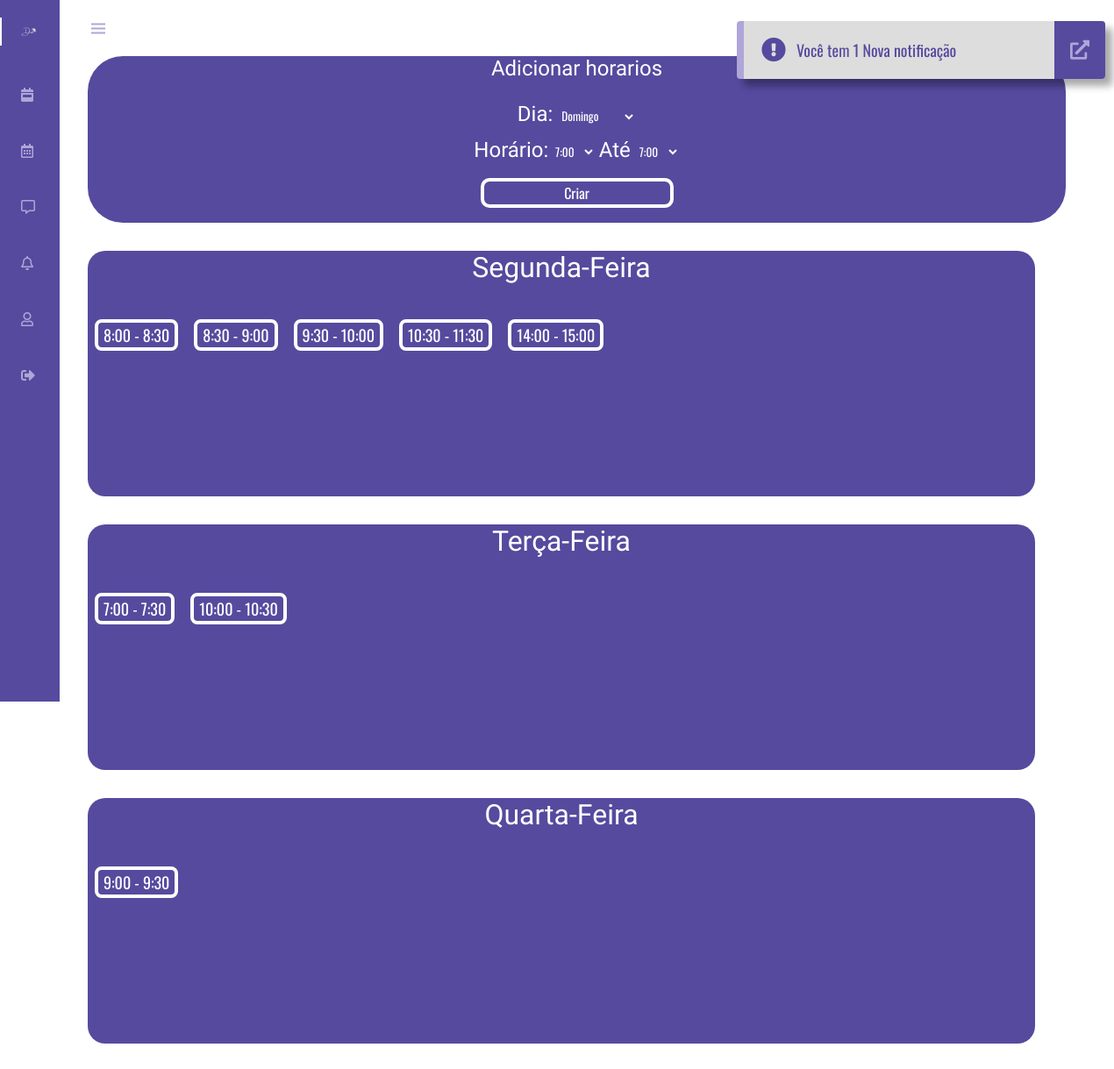
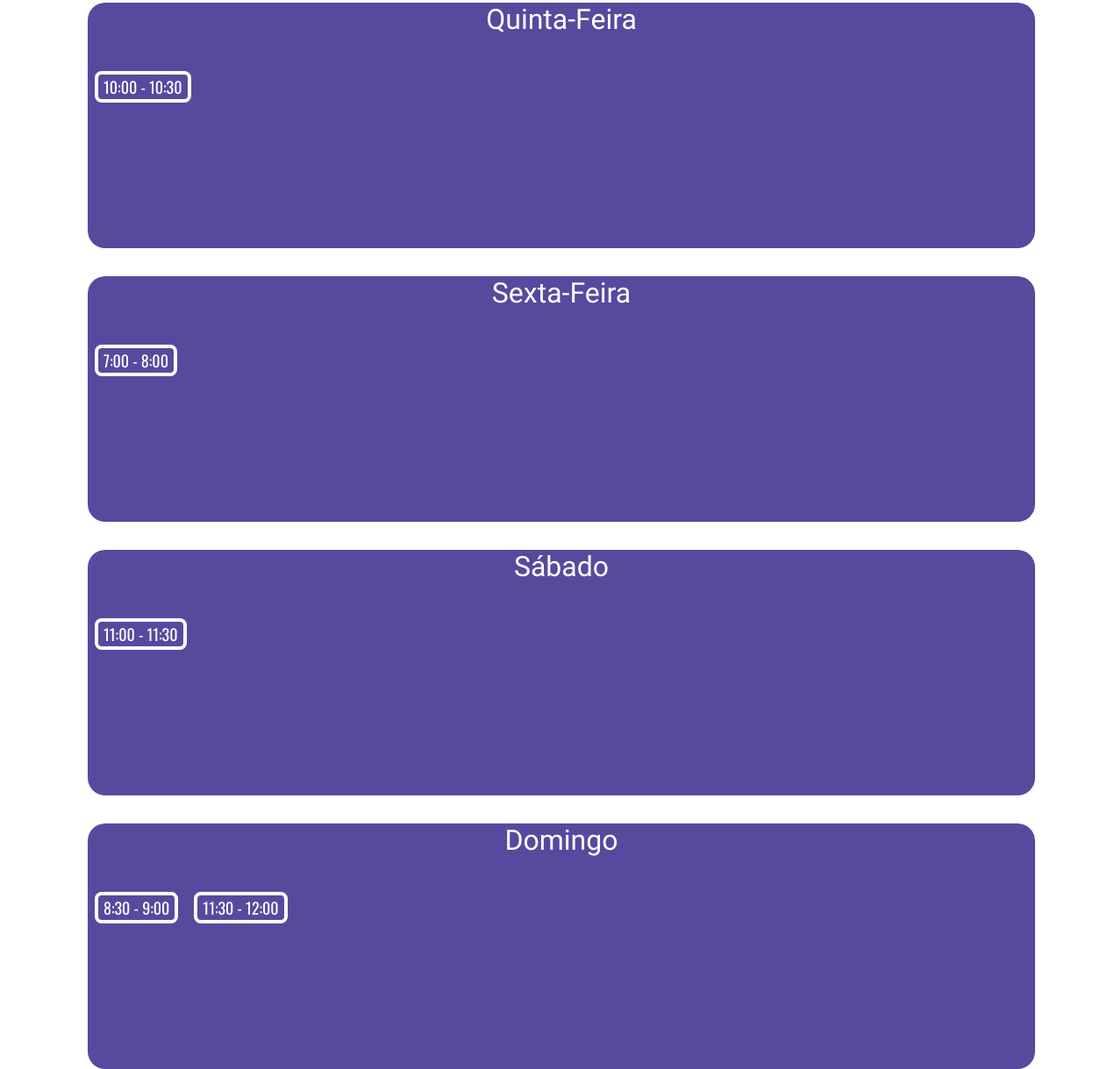
The page /agenda.php (signed in) on the database its author committed (2 pictures, top to bottom).
### tables this page shows
CREATE TABLE `horarios` (
  `id_agendamento` int(11) NOT NULL,
  `dia` varchar(20) NOT NULL,
  `hora_inicio` varchar(10) NOT NULL,
  `hora_fim` varchar(10) NOT NULL,
  `id_psic` varchar(80) NOT NULL,
  `marcado` int(11) DEFAULT NULL
);

### agenda.php (the view, shortened to what this page needs)
<?php
require_once 'conexao.php';
?>
<!DOCTYPE html>
<html lang="en">
<head>
    <link rel="stylesheet" type = "text/css" href="css/age.css">
    <link rel="stylesheet" href="css/navbar.css">
    <link rel="stylesheet" href="css/not.css">
    <link rel="stylesheet" href="https://cdnjs.cloudflare.com/ajax/libs/font-awesome/5.15.2/css/all.min.css">
    <link href='https://unpkg.com/boxicons@2.0.7/css/boxicons.min.css' rel='stylesheet'>
</head>
<body id="body-pd">
    <header class="header" id="header">
        <div class="header__toggle">
        <i class='bx bx-menu' id="header-toggle"></i>
        </div>
        <div class="header__img">
            <img src="assets/img/perfil.jpg" alt="">
        </div>
    </header>
    <div class="l-navbar" id="nav-bar">
    <nav class="nav">
            <div>
                <a href="index.php" class="nav__logo active">
                    <img class = "logo" src="assets/logo.png" alt="">
                </a>
                <div class="nav__list">
                    <a href="dashboard.php" class="nav__link ">
                    <i class="fas fa-calendar-week"></i>
                    </a>
                    <a href="agenda.php" class="nav__link">
                    <i class="far fa-calendar-alt"></i>
                    </a>
                    <a href="chat/users.php" class="nav__link">
                    <i class="far fa-comment-alt"></i>
                    </a>
                    <a href="notificacao_psic.php" class="nav__link">
                    <i class="far fa-bell"></i>
                    </a>
                    <a href="perfil_psic.php" class="nav__link">
                    <i class="far fa-user"></i>
                    </a>
                    <a href="encerra.php" class="nav__link">
                    <i class="fas fa-sign-out-alt"></i>
                    </a>
                </div>
            </div>
        </nav>
    </div>
    <?php
    $notificado = $_SESSION['unique_id'];
    $notify = mysqli_query($conn, "SELECT * FROM notificacao WHERE id_para = '$notificado'");
    $not = mysqli_num_rows($notify);
     if($not){
        if($not == 1){
            echo "<div class='alert show'>
            <span class='fas fa-exclamation-circle'></span>
            <span class='msg'>Você tem $not Nova notificação</span>
            <a href='notificacao_psic.php'><span class='close-btn'>
            <span class='fas fa-external-link-alt'></span>
        </span></a>
            </div>";
         }
    }
?>
    <div class="formulario">
        <form action="process/criar_horario.php" method="post">
            <div class="dia">
                <p class = "titulo">Adicionar horarios </p>
                <span>Dia: </span>
                <?php
                    require_once 'conexao.php';
                    $query = mysqli_query($conn, "SELECT * FROM dias");
                    ?>
                    <select name="dia" id="1">
                    <?php
                    while ($dias = mysqli_fetch_array($query)){
                    echo "<option value='$dias[dia]'>$dias[dia]</option>";
                    }
                    ?>
                    </select>
            </div>
            <div class="horas">
                <span>Horário:</span>
                <select name="hora_inicio" id="1">
                    <?php
                    $queryhora = mysqli_query($conn, "SELECT * FROM horas");
                    while ($hora = mysqli_fetch_array($queryhora)){
                    echo "<option value='$hora[horarios]'>$hora[horarios]</option>";
                    }
                    ?>
                    </select>
                    <span>  Até  </span>
                    <select name="hora_fim" id="2">
                    <?php
                    $queryhora = mysqli_query($conn, "SELECT * FROM horas");
                    while ($hora = mysqli_fetch_array($queryhora)){
                    echo "<option value='$hora[horarios]'>$hora[horarios]</option>";
                    }
                    ?>
                </select>
            </div>
            <input type="submit" value="Criar">
        </form>
    </div>
    <div class="horarios">
        <?php
        $id = $_SESSION['unique_id'];
        $meus = mysqli_query($conn, "SELECT * FROM horarios WHERE id_psic = '$id' AND dia = 'Segunda-Feira' ORDER BY dia DESC");
       ?>
        <div class="dia">
            <p>Segunda-Feira</p>
            <div class="horas">
                <?php
                    while ($calenda = mysqli_fetch_array($meus)){
                        echo "<a href='process/delete_horario.php?hora=$calenda[id_agendamento]'><button>$calenda[hora_inicio] - $calenda[hora_fim]</button></a>";
                         }
                ?>
            </div>
        </div>
    </div>
    <div class="horarios">
        <?php
        $id = $_SESSION['unique_id'];
        $meus = mysqli_query($conn, "SELECT * FROM horarios WHERE id_psic = '$id' AND dia = 'Terça-Feira' ORDER BY hora_inicio DESC");
       ?>
        <div class="dia">
            <p>Terça-Feira</p>
            <div class="horas">
                <?php
                    while ($calenda = mysqli_fetch_array($meus)){
                         echo "<a href='process/delete_horario.php?hora=$calenda[id_agendamento]'><button>$calenda[hora_inicio] - $calenda[hora_fim]</button></a>";
                         }
                ?>
            </div>
        </div>
    </div>
    <div class="horarios">
        <?php
        $id = $_SESSION['unique_id'];
        $meus = mysqli_query($conn, "SELECT * FROM horarios WHERE id_psic = '$id' AND dia = 'Quarta-Feira' ORDER BY hora_inicio DESC");
       ?>
        <div class="dia">
            <p>Quarta-Feira</p>
            <div class="horas">
                <?php
                    while ($calenda = mysqli_fetch_array($meus)){
                        echo "<a href='process/delete_horario.php?hora=$calenda[id_agendamento]'><button>$calenda[hora_inicio] - $calenda[hora_fim]</button></a>";
                         }
                ?>
            </div>
        </div>
    </div>
    <div class="horarios">
        <?php
        $id = $_SESSION['unique_id'];
        $meus = mysqli_query($conn, "SELECT * FROM horarios WHERE id_psic = '$id' AND dia = 'Quinta-Feira' ORDER BY hora_inicio DESC");
       ?>
        <div class="dia">
            <p>Quinta-Feira</p>
            <div class="horas">
                <?php
                    while ($calenda = mysqli_fetch_array($meus)){
                        echo "<a href='process/delete_horario.php?hora=$calenda[id_agendamento]'><button>$calenda[hora_inicio] - $calenda[hora_fim]</button></a>";
                         }
                ?>
            </div>
        </div>
    </div>
    <div class="horarios">
        <?php
        $id = $_SESSION['unique_id'];
        $meus = mysqli_query($conn, "SELECT * FROM horarios WHERE id_psic = '$id' AND dia = 'Sexta-Feira' ORDER BY hora_inicio DESC");
       ?>
        <div class="dia">
            <p>Sexta-Feira</p>
            <div class="horas">
                <?php
                    while ($calenda = mysqli_fetch_array($meus)){
                        echo "<a href='process/delete_horario.php?hora=$calenda[id_agendamento]'><button>$calenda[hora_inicio] - $calenda[hora_fim]</button></a>";
                ?>
            </div>
        </div>
    </div>
    <div class="horarios">
        <?php
        $id = $_SESSION['unique_id'];
        $meus = mysqli_query($conn, "SELECT * FROM horarios WHERE id_psic = '$id' AND dia = 'Sábado' ORDER BY hora_inicio DESC");
       ?>
        <div class="dia">
            <p>Sábado</p>
            <div class="horas">
                <?php
                    while ($calenda = mysqli_fetch_array($meus)){
                        echo "<a href='process/delete_horario.php?hora=$calenda[id_agendamento]'><button>$calenda[hora_inicio] - $calenda[hora_fim]</button></a>";
                         }
                ?>
            </div>
        </div>
    </div>
    <div class="horarios">
        <?php
        $id = $_SESSION['unique_id'];
        $meus = mysqli_query($conn, "SELECT * FROM horarios WHERE id_psic = '$id' AND dia = 'Domingo' ORDER BY hora_inicio DESC");
       ?>
        <div class="dia">
            <p>Domingo</p>
            <div class="horas">
                <?php
                    while ($calenda = mysqli_fetch_array($meus)){
                        echo "<a href='process/delete_horario.php?hora=$calenda[id_agendamento]'><button>$calenda[hora_inicio] - $calenda[hora_fim]</button></a>";
                         }
                        }
                ?>
            </div>
        </div>
    </div>
</body>
</html>

### css/age.css (style rules this page uses)
:root { --cor-principal: #564a9e; --cor-texto: #d9d9d9; --cor-titulo: #FFFFFF; --fonte-titulo: 'Antonio', sans-serif; --fonte-texto: 'Oswald', sans-serif; }
.formulario { width: 1115px; height: 190px; background: var(--cor-principal); border-radius: 40px; }
.formulario .dia, .formulario .horas { text-align: center; margin-top: 10px; }
.formulario span { color: var(--cor-titulo); font-family: var(--fonte-titulo); font-size: 24px; margin: 0 auto; }
.formulario .titulo { text-align: center; color: var(--cor-titulo); font-family: var(--fonte-titulo); font-size: 24px; }
.formulario input { display: flex; margin: 0 auto; width: 220px; border: 4px solid #ffffff; font-family: var(--fonte-texto); color: #FFFFFF; font-size: 16px; border-radius: 10px; background: transparent; margin-top: 16px; text-align: center; justify-content: center; }
.formulario select { height: 28px; color: #FFFFFF; font-family: var(--fonte-texto); background-color: #564a9e; border: transparent; }
.horarios { background-color: var(--cor-principal); width: 1080px; height: 280px; border-radius: 20px; }
.horarios p { text-align: center; color: var(--cor-titulo); font-family: var(--fonte-titulo); font-size: 32px; }
.horarios .horas button { color: #FFFFFF; margin-right: 10px; margin-left: 8px; margin-top: 8px; border: 4px solid #ffffff; border-radius: 8px; background: transparent; font-family: var(--fonte-texto); font-size: 18px; cursor: pointer; }

### css/navbar.css (style rules this page uses)
:root { --header-height: 3rem; --nav-width: 68px; --first-color: #4723D9; --first-color-light: #AFA5D9; --white-color: #ffffff; --normal-font-size: 1rem; --z-fixed: 100; --cor-principal: #564a9e; --cor-texto: #d9d9d9; --cor-titulo: #FFFFFF; --fonte-titulo: 'Antonio', sans-serif; --fonte-texto: 'Oswald', sans-serif; }
*,::before,::after { box-sizing: border-box; }
body { position: relative; margin: var(--header-height) 0 0 0; padding: 0 1rem; font-family: var(--fonte-texto); font-size: var(--normal-font-size); transition: .5s; }
a { text-decoration: none; }
.header { width: 100%; height: var(--header-height); position: fixed; top: 0; left: 0; display: flex; align-items: center; justify-content: space-between; padding: 0 1rem; background-color: transparent; z-index: var(--z-fixed); transition: .5s; }
.header__toggle { color: var(--first-color-light); font-size: 1.5rem; cursor: pointer; }
.header__img { width: 35px; height: 35px; display: flex; justify-content: center; border-radius: 50%; overflow: hidden; }
.header__img img { width: 40px; }
.l-navbar { position: fixed; top: 0; left: -30%; width: var(--nav-width); height: 100vh; background-color: var(--cor-principal); padding: .5rem 1rem 0 0; transition: .5s; z-index: var(--z-fixed); }
.nav { height: 100%; display: flex; flex-direction: column; justify-content: space-between; overflow: hidden; }
.nav .logo { width: 20px; }
.nav__logo, .nav__link { display: grid; grid-template-columns: max-content max-content; align-items: center; column-gap: 1rem; padding: .5rem 0 .5rem 1.5rem; }
.nav__logo { margin-bottom: 2rem; }
.nav__link { position: relative; color: var(--first-color-light); margin-bottom: 1.5rem; transition: .3s; }
.show { left: 0; }
.active { color: var(--white-color); }
.active::before { content: ''; position: absolute; left: 0; width: 2px; height: 32px; background-color: var(--white-color); }
@media screen and (min-width: 768px) { body { margin: calc(var(--header-height) + 1rem) 0 0 0; padding-left: calc(var(--nav-width) + 2rem); } }
@media screen and (min-width: 768px) { .header { height: calc(var(--header-height) + 1rem); padding: 0 2rem 0 calc(var(--nav-width) + 2rem); } }
@media screen and (min-width: 768px) { .header__img { width: 40px; height: 40px; } }
@media screen and (min-width: 768px) { .header__img img { width: 45px; } }
@media screen and (min-width: 768px) { .l-navbar { left: 0; padding: 1rem 1rem 0 0; } }
@media screen and (min-width: 768px) { .show { width: calc(var(--nav-width) + 156px); } }

### rows shown on the page
horarios: hora_inicio "8:00", hora_fim "8:30"
horarios: hora_inicio "8:30", hora_fim "9:00"
horarios: hora_inicio "9:30", hora_fim "10:00"
horarios: hora_inicio "10:30", hora_fim "11:30"
horarios: hora_inicio "14:00", hora_fim "15:00"
horarios: hora_inicio "7:00", hora_fim "7:30"
horarios: hora_inicio "10:00", hora_fim "10:30"
horarios: hora_inicio "9:00", hora_fim "9:30"
horarios: hora_inicio "10:00", hora_fim "10:30"
horarios: hora_inicio "7:00", hora_fim "8:00"
horarios: hora_inicio "11:00", hora_fim "11:30"
horarios: hora_inicio "8:30", hora_fim "9:00"
horarios: hora_inicio "11:30", hora_fim "12:00"

### other values the page prints
$not "1"
form field dia "Domingo"
form field hora_inicio "7:00"
form field hora_fim "7:00"
